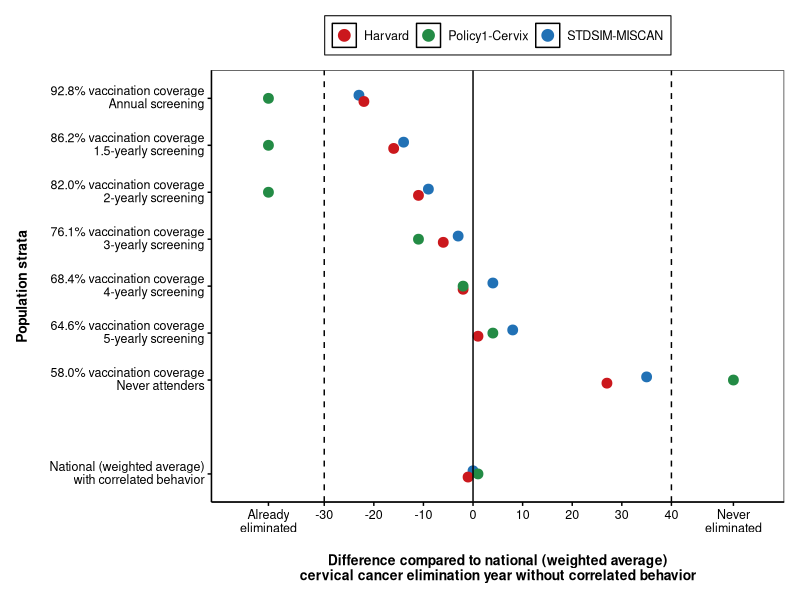
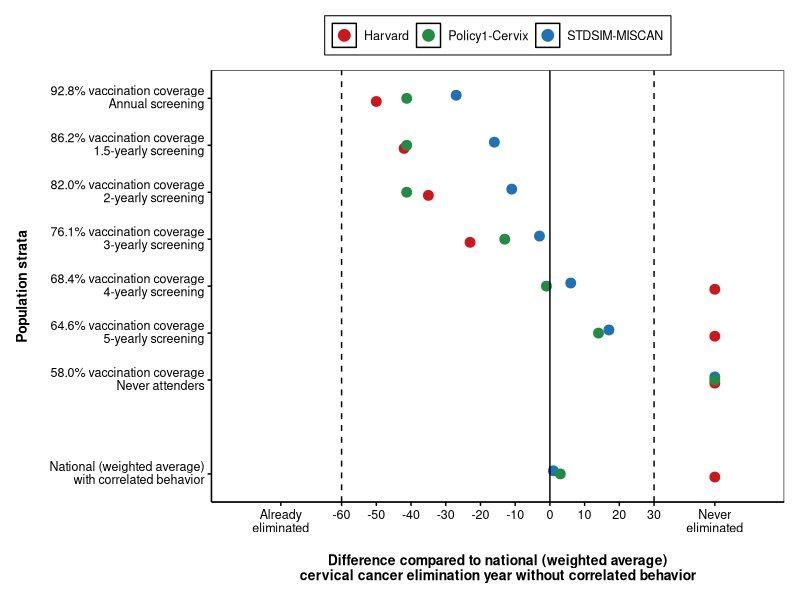

R code for these plots, in order:
#This script generates Figures 2 and S3 from the manuscript 
#"Disparities in cervical cancer elimination time frames in the United States: a comparative modeling study"
#By Emily A. Burger et al.


setwd("...")

#Required packages
library("data.table")
library("tidyr")
library("ggplot2")
library("cowplot")
library("grid")
library("gridExtra")
library("ggtext")

#Read in the data file. 
Elimination_timings = read.table("Elimination_timings_main.txt", header=TRUE)

#scripts below change texts to ensure proper labels, and transforms character vectors into factors,
#so that labeling occurs in the right order
Elimination_timings$Herd_immunity[Elimination_timings$Herd_immunity=="Yes"] = "With herd immunity"
Elimination_timings$Herd_immunity[Elimination_timings$Herd_immunity=="No"] = "Without herd immunity"

Elimination_timings$Herd_immunity=factor(Elimination_timings$Herd_immunity, levels=c("Without herd immunity","With herd immunity"))

Elimination_timings$Population[Elimination_timings$Population == "Population_level"]="Population level"
Elimination_timings$Population[Elimination_timings$Population == "never_attenders"]="Never attenders"

Elimination_timings$Population = factor(Elimination_timings$Population, levels = c("Population level", "Annual", "1.5-yearly",
                                                                                   "2-yearly","3-yearly","4-yearly","5-yearly",
                                                                                   "Never attenders"))


Elimination_timings$Population = factor(Elimination_timings$Population, levels = c( "Never attenders","5-yearly","4-yearly",
                                                                                    "3-yearly","2-yearly","1.5-yearly","Annual",
                                                                                    "Population level"))

#Needed in order to place those that never eliminate or already eliminated are in the correct position in the graph. 
#In the datafile, these have values of -40 (already eliminated) and 40 (never eliminated)

#For the "already eliminated" strata:
Elimination_timings$Timing[Elimination_timings$Timing==-40] = -41.25

#For the "never eliminating" strata:
Elimination_timings$Timing[Elimination_timings$Timing==40] = 52.5



#Create the correct y-axis labels.
strata_list = c(" ",
                "National (weighted average)<br>with correlated behavior",
                "92.8% vaccination coverage<br>Annual screening",
                "86.2% vaccination coverage<br>1.5-yearly screening",
                "82.0% vaccination coverage<br>2-yearly screening",
                "76.1% vaccination coverage<br>3-yearly screening",
                "68.4% vaccination coverage<br>4-yearly screening",
                "64.6% vaccination coverage<br>5-yearly screening",
                "58.0% vaccination coverage<br>Never attenders"
                )

Elimination_timings$labels_new = rep(strata_list, times=6)





Elimination_timings$labels_new = factor(Elimination_timings$labels_new, levels = c(
  "National (weighted average)<br>with correlated behavior",
  " ",
  "58.0% vaccination coverage<br>Never attenders",
  "64.6% vaccination coverage<br>5-yearly screening",
  "68.4% vaccination coverage<br>4-yearly screening",
  "76.1% vaccination coverage<br>3-yearly screening",
  "82.0% vaccination coverage<br>2-yearly screening",
  "86.2% vaccination coverage<br>1.5-yearly screening",
  "92.8% vaccination coverage<br>Annual screening"
  
  
))



#Create the colors and correct legend labels for the graph 
color_DC = RColorBrewer::brewer.pal(4, "Greens")[4]
color_Harvard = RColorBrewer::brewer.pal(4, "Reds")[4]
color_Erasmus = RColorBrewer::brewer.pal(4, "Blues")[4]

colors_graph=c("Policy1-Cervix" = color_DC,"Harvard" = color_Harvard, "STDSIM-MISCAN" = color_Erasmus)


#Create the correct y-axis labels
ylabels = c("Never attenders","5-yearly","4-yearly",
               "3-yearly","2-yearly","1.5-yearly","Annual",
               "Population level")

ylabels_2 = c("92.8% vaccination coverage<br>Annual screening",
            "86.2% vaccination coverage<br>1.5-yearly screening",
            "82.0% vaccination coverage<br>2-yearly screening",
            "76.1% vaccination coverage<br>3-yearly screening",
            "68.4% vaccination coverage<br>4-yearly screening",
            "64.6% vaccination coverage<br>5-yearly screening",
            "58.0% vaccination coverage<br>Never attenders",
            "National (weighted average)<br>with correlated behavior")

###### MAKE FIGURE 2#####

#only select those the scenarios with herd immunity
Elimination_timings_herdimmunity = Elimination_timings[Elimination_timings$Herd_immunity=="With herd immunity",]
  

# Generate the graph  
Timings_graph_herdimmunity = ggplot(data=Elimination_timings_herdimmunity, aes(x=Timing,y=labels_new, color=Model))+
  geom_point(shape=19,size=3,position=position_dodge(width=0.2))+
  geom_vline(xintercept = -30, linetype="dashed")+
  geom_vline(xintercept = 40, linetype="dashed")+
  geom_vline(xintercept = 0)+
  labs(x="\nDifference compared to national (weighted average)\ncervical cancer elimination year without correlated behavior",y="Population strata\n")+
  scale_x_continuous(breaks = c(-41.25,seq(from=-30,to=40,by=10),52.5),limits = c(-47.5,57.5), labels = c("Already\neliminated",seq(from=-30,to=40,by=10),"Never\neliminated"))+
  scale_y_discrete(labels = ylabels_2,
                   breaks = ylabels_2)+
  scale_color_manual(values = colors_graph)+
  theme_bw(  )+
  guides(color = guide_legend(override.aes = list(size=3, stroke = 1)))+
  theme(axis.title.x=element_text(face="bold",size=10),
        axis.title.y=element_text(face="bold",size=10),
        panel.grid.major = element_blank(),
        panel.grid.minor = element_blank(),
        panel.background = element_blank(),
        axis.line.x = element_line(color="black"),
        axis.line.y = element_line(color="black"),
        axis.ticks = element_line(color="black"),
        axis.text = element_text(color="black",size=9),
        axis.text.y = ggtext::element_markdown(),
        strip.text = element_text(size=10),
        legend.title=element_blank(),
        legend.background = element_blank(),
        legend.box.background = element_rect(color="black"),
        legend.key = element_rect(fill=NA),
        legend.position = "top",
        legend.text = element_text(size=9),
        plot.margin = margin(0.4,0.4,0.4,0.4,"cm"),
        plot.background = element_rect(
          fill = "white",
          colour = "white"),)


#Save the graph
ggsave(file="Elimination timing Herd immunity.tiff",Timings_graph_herdimmunity, width=9.5, height = 6)


###### MAKE FIGURE S3#####

#only select those the scenarios without herd immunity
Elimination_timings_herdimmunity = Elimination_timings[Elimination_timings$Herd_immunity!="With herd immunity",]

#Needed in order to place those that never eliminate or already eliminated are in the correct position in the graph. 
#the no herd immunity graph has a wider x-axis, so values need to be adjusted to accommodate
Elimination_timings_herdimmunity$Timing[Elimination_timings_herdimmunity$Timing==-47.5] = -77.5
Elimination_timings_herdimmunity$Timing[Elimination_timings_herdimmunity$Timing==52.5] = 47.5

#Generate the graph
Timings_graph_noherdimmunity = ggplot(data=Elimination_timings_herdimmunity, aes(x=Timing,y=labels_new, color=Model))+
  geom_point(shape=19,size=3,position=position_dodge(width=0.2))+
  geom_vline(xintercept = -60, linetype="dashed")+
  geom_vline(xintercept = 30, linetype="dashed")+
  geom_vline(xintercept = 0)+
  labs(x="\nDifference compared to national (weighted average)\ncervical cancer elimination year without correlated behavior",y="Population strata\n")+
  scale_x_continuous(breaks = c(-77.5,seq(from=-60,to=30,by=10),47.5),limits = c(-90,60), labels = c("Already\neliminated",seq(from=-60,to=30,by=10),"Never\neliminated"))+
  scale_y_discrete(labels = ylabels_2,
                   breaks = ylabels_2)+
  scale_color_manual(values = colors_graph)+
  theme_bw(  )+
  guides(color = guide_legend(override.aes = list(size=3, stroke = 1)))+
  theme(axis.title.x=element_text(face="bold",size=10),
        axis.title.y=element_text(face="bold",size=10),
        panel.grid.major = element_blank(),
        panel.grid.minor = element_blank(),
        panel.background = element_blank(),
        axis.line.x = element_line(color="black"),
        axis.line.y = element_line(color="black"),
        axis.ticks = element_line(color="black"),
        axis.text = element_text(color="black",size=9),
        axis.text.y = ggtext::element_markdown(),
        strip.text = element_text(size=10),
        legend.title=element_blank(),
        legend.background = element_blank(),
        legend.box.background = element_rect(color="black"),
        legend.key = element_rect(fill=NA),
        legend.position = "top",
        legend.text = element_text(size=9),
        plot.margin = margin(0.4,0.4,0.4,0.4,"cm"),
        plot.background = element_rect(
          fill = "white",
          colour = "white",
          size = 1),)


#Save the graph
ggsave(file="Elimination timing No Herd immunity.tiff",Timings_graph_noherdimmunity, width=9.5, height = 6)